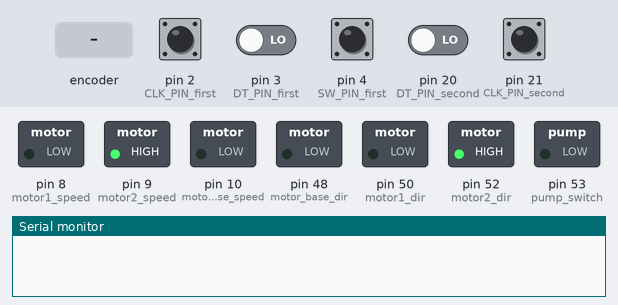
Bench run of a sketch on a simulated Arduino Mega 2560, built with avr-gcc and run on an emulated ATmega2560. On the bench: switched loads named in the sketch (green lamp = pin HIGH), the last lines printed to the serial monitor. The inputs (shaded band) are chosen by the test bench; at power-on: pin 2 (CLK_PIN_first), pin 4 (SW_PIN_first), pin 21 (CLK_PIN_second) HIGH, pin 3 (DT_PIN_first), pin 20 (DT_PIN_second) LOW.

Above: at 9.2 s.
9.3 s: rotary encoder on pin 2 (CLK_PIN_first) / pin 3 (DT_PIN_first) turned 1 step (first pin leading)
At 10.0 s:
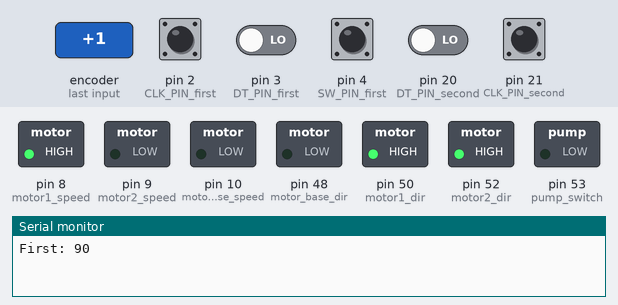
11.0 s: pin 21 (CLK_PIN_second) pulsed LOW 5 times (0.12 s each, 0.3 s apart)
At 13.7 s:
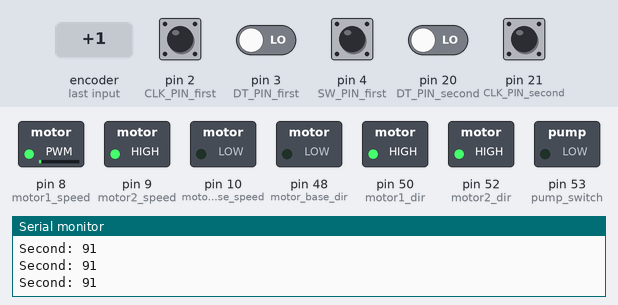
Timing chart, 0 to 15.2 s (numbered marks = the images above; inputs shaded):
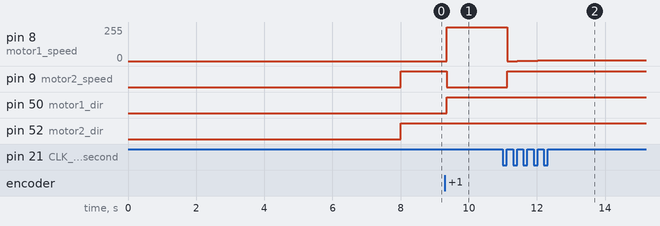

Measured:
- after the input at 9.3 s, pin 8 (motor1_speed): 0/255 → 255/255 after 0.05 s; pin 9 (motor2_speed): HIGH → LOW after 0.05 s; pin 50 (motor1_dir): LOW → HIGH after 0.05 s
- after the input at 11.0 s, pin 8 (motor1_speed): 255/255 → 0/255 after 0.12 s, → 2/255 0.30 s later, → 3/255 0.30 s later, → 5/255 0.30 s later, … (5 changes in this stretch); pin 9 (motor2_speed): LOW → HIGH after 0.12 s

The sketch:

inverse_v2.ino
```cpp
#include <ezButton.h>

#define motor1_speed 8
#define motor2_speed 9
#define motor_base_speed 10
#define motor1_dir 50
#define motor2_dir 52
#define motor_base_dir 48

#define pump_switch 53
#define pump_motor 0

#define CLK_PIN_first 2
#define DT_PIN_first 3
#define SW_PIN_first 4
volatile long counter_first = 0;
volatile unsigned long last_time_first;  // for debouncing
long prev_counter_first;
ezButton button_first(SW_PIN_first);

#define CLK_PIN_second 21
#define DT_PIN_second 20
#define SW_PIN_second 4
volatile long counter_second = 0;
volatile unsigned long last_time_second;  // for debouncing
long prev_counter_second;
ezButton button_second(SW_PIN_second);

const int speed = 255;
const int speed_base = 35;
const int error = 0.351;
long double countsPerRotation_first = 512;
long double countsPerRotation_second = 1024;
long double countsPerRotation_base = 256;
int servo_1_angle = 0;
int servo_2_angle = 0;

long double angle_first = 0;
long double angle_second = 0;
long double angle_base = 0;

const float referenceAngle_first = 90;
const float referenceAngle_second = 90;
const float referenceAngle_base = 0;

double a=54.1;
double b=52.5;
double a1=28.7;
double a2=24;
double b1=22;
double b2=10;


void setup() {
  // put your setup code here, to run once:
  Serial.begin(9600);

  pinMode(motor1_speed, OUTPUT);
  pinMode(motor2_speed, OUTPUT);
  pinMode(motor_base_speed, OUTPUT);
  pinMode(motor1_dir, OUTPUT);
  pinMode(motor2_dir, OUTPUT);
  pinMode(motor_base_dir, OUTPUT);
  pinMode(pump_switch, OUTPUT);
  pinMode(pump_motor, OUTPUT);

  digitalWrite(pump_switch, LOW);

  pinMode(CLK_PIN_first, INPUT);
  pinMode(DT_PIN_first, INPUT);
  button_first.setDebounceTime(50);
  attachInterrupt(digitalPinToInterrupt(CLK_PIN_first), ISR_encoderChange_first, RISING);

  pinMode(CLK_PIN_second, INPUT);
  pinMode(DT_PIN_second, INPUT);
  button_second.setDebounceTime(50);
  attachInterrupt(digitalPinToInterrupt(CLK_PIN_second), ISR_encoderChange_second, RISING);

  delay(8000);
}

void loop() {
  // put your main code here, to run repeatedly:
  button_first.loop();
  button_second.loop();

  float angle_first_rad = angle_first * PI /180;
  float angle_second_rad = angle_second * PI /180;

  float speed_first = -1/(a*(sin(angle_first_rad) + cos(angle_first_rad)* tan(angle_second_rad)));
  float speed_second = (a*cos(angle_first_rad) + b*cos(angle_first_rad + angle_second_rad))/(a*b*cos(angle_second_rad));

  double speed_x = (-(a1+a2*cos(angle_first_rad))*a2*sin(angle_first_rad) + a2*a2*sin(angle_first_rad)*cos(angle_first_rad))*speed_first/sqrt(pow(a1+a2*cos(angle_first_rad),2) + pow(a2*sin(angle_first_rad),2));
  double speed_y = (-(b1+b2*cos(angle_second_rad))*b2*sin(angle_second_rad) + b2*b2*sin(angle_second_rad)*cos(angle_second_rad))*speed_second/sqrt(pow(b1+b2*cos(angle_second_rad),2) + pow(b2*sin(angle_second_rad),2));

  speed_y = speed_y/0.7;

  if(speed_x>0)
  {
    digitalWrite(motor1_dir,HIGH);
  }
  else
  {
    digitalWrite(motor1_dir, LOW);
  }

  if(speed_y>0)
  {
    digitalWrite(motor2_dir,LOW);
  }
  else
  {
    digitalWrite(motor2_dir, HIGH);
  }

  float ratio = speed_x/speed_y;
  if(abs(ratio)>1)
  {
    int temp = abs(255/ratio);
    analogWrite(motor1_speed, 255);
    analogWrite(motor2_speed, temp);
  }
  else
  {
    int temp = abs(255*ratio);
    analogWrite(motor1_speed, temp);
    analogWrite(motor2_speed, 255);
  }

}


void ISR_encoderChange_first() {
  if ((millis() - last_time_first) < 50)  // debounce time is 50ms
    return;


  if (digitalRead(DT_PIN_first) == HIGH) {
    // the encoder is rotating in counter-clockwise direction => decrease the counter
    counter_first--;
  }
  else {
    // the encoder is rotating in clockwise direction => increase the counter
    counter_first++;
  }
  angle_first = referenceAngle_first + (counter_first * 360 / countsPerRotation_first);
  char charArray[20];

  Serial.print("First: ");
  Serial.println(ltoa(angle_first, charArray,10));

  // nh.loginfo("First:");
  // nh.loginfo(ltoa(angle_first, charArray, 10));

  last_time_first = millis();
}

void ISR_encoderChange_second() {
  if ((millis() - last_time_second) < 50)  // debounce time is 50ms
    return;


  if (digitalRead(DT_PIN_second) == HIGH) {
    // the encoder is rotating in counter-clockwise direction => decrease the counter
    counter_second--;
  }
  else {
    // the encoder is rotating in clockwise direction => increase the counter
    counter_second++;
  }
  angle_second = referenceAngle_second + (counter_second * 360 / countsPerRotation_second);
  char charArray[20];

  Serial.print("Second: ");
  Serial.println(ltoa(angle_second, charArray,10));

  // nh.loginfo("Second:");
  // nh.loginfo(ltoa(angle_second, charArray, 10));

  last_time_second = millis();
}
```
